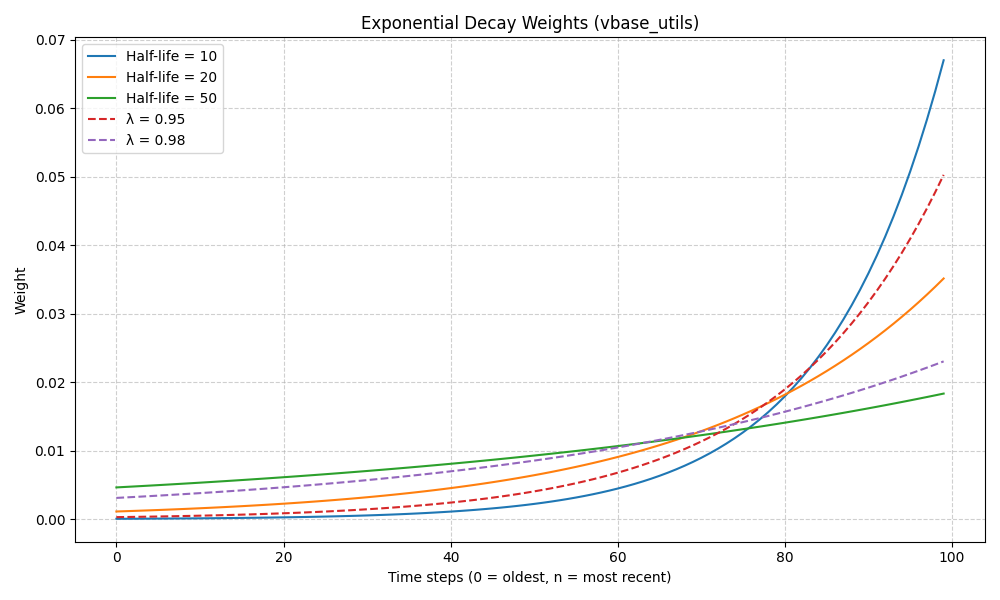

Write the Python code that produced this figure.
import matplotlib.pyplot as plt
import numpy as np
from vbase_utils.stats.robust_betas import exponential_weights

def test_plot_exponential_weights():
    n = 100  # number of lookback periods
    half_lives = [10, 20, 50]   # different half-life settings
    lambdas = [0.95, 0.98]      # explicit lambda values

    plt.figure(figsize=(10, 6))

    # Plot half-life versions
    for hl in half_lives:
        w = exponential_weights(n=n, half_life=hl)
        plt.plot(range(n), w, label=f"Half-life = {hl}")

    # Plot lambda versions
    for lam in lambdas:
        w = exponential_weights(n=n, lambda_=lam)
        plt.plot(range(n), w, linestyle="--", label=f"λ = {lam}")

    plt.title("Exponential Decay Weights (vbase_utils)")
    plt.xlabel("Time steps (0 = oldest, n = most recent)")
    plt.ylabel("Weight")
    plt.legend()
    plt.grid(True, linestyle="--", alpha=0.6)
    plt.tight_layout()
    plt.savefig(f"./exp_weights_demo.png")
    plt.close()


if __name__ == "__main__":
    test_plot_exponential_weights()
